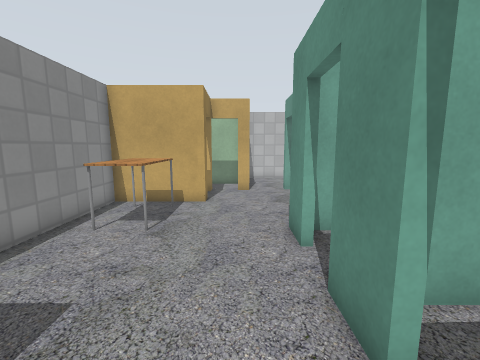
[1] (above)

16 first-person views from a walk through a robot-simulator world made for Gazebo. The camera is 1.2 m above the floor, tilts 8° down and sees 90° across. The floor is counted in squares, 0.5 m on a side. Each view is taken from the middle of a square. On the plan, view 1 faces up. The plan holds only what a view shows up to about 16 squares ahead; the rest is blank. The place goes on beyond the plan. Robots are left out. Gazebo's built-in surfaces are drawn with simple patterns.

[2]
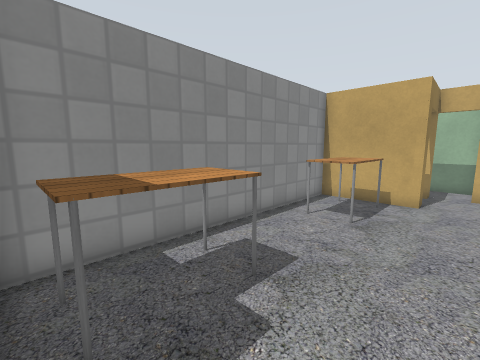

[3]
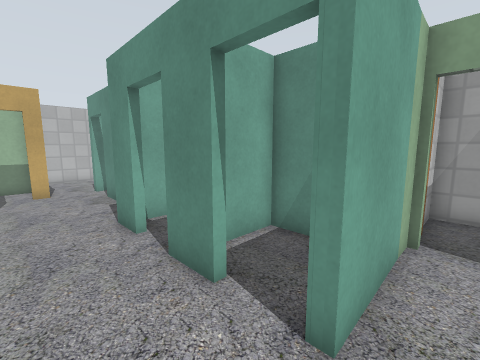

[4]
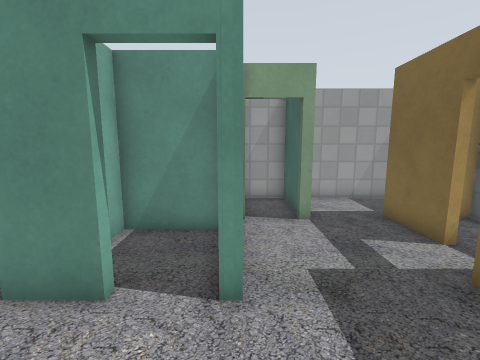

[5]
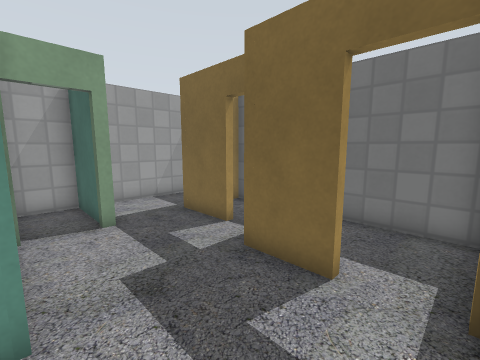

[6]
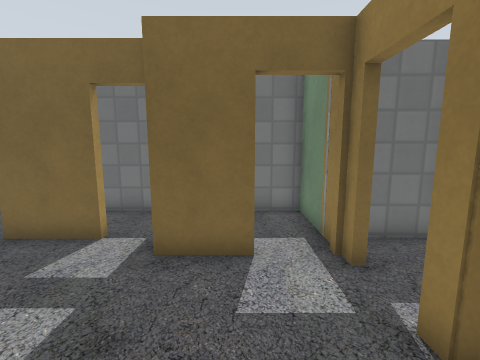

[7]
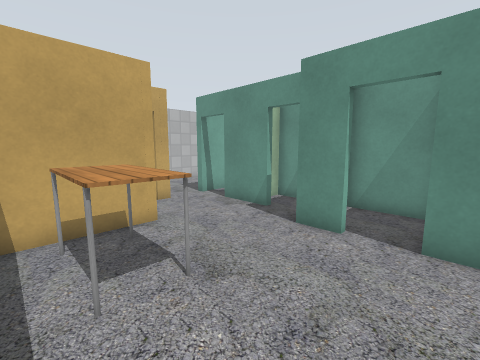

[8]
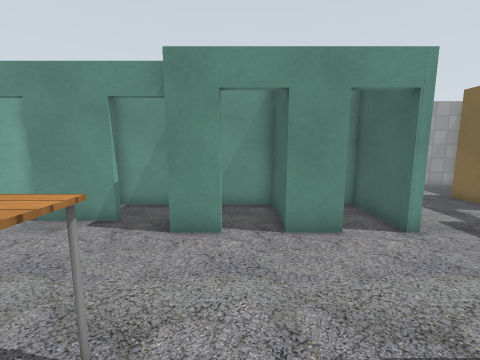

[9]
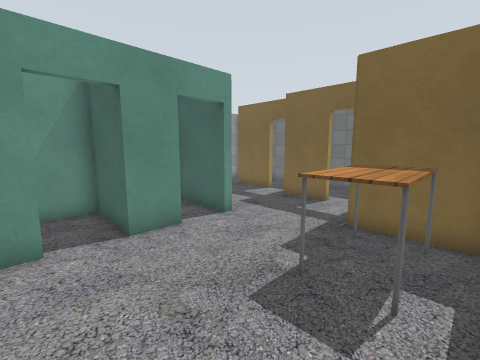

[10]
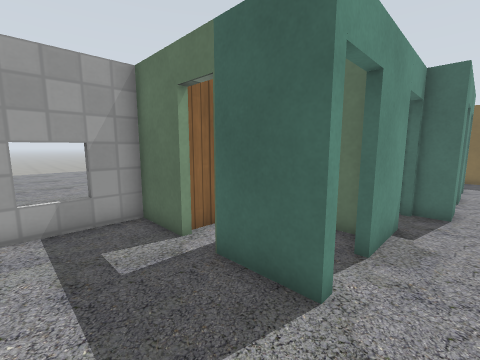

[11]
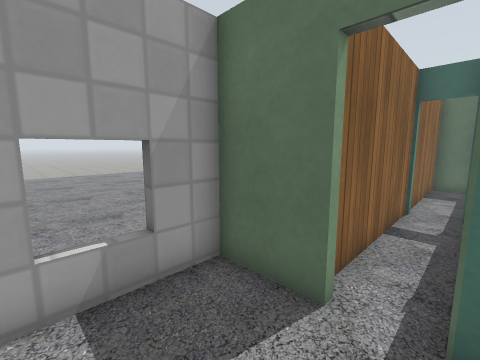

[12]
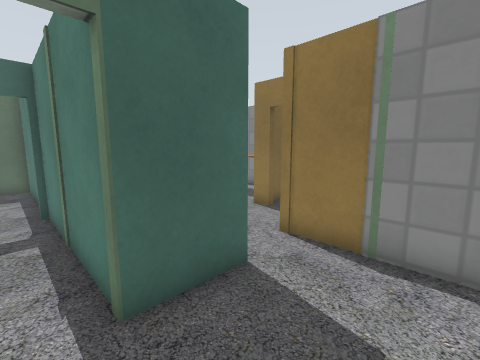

[13]
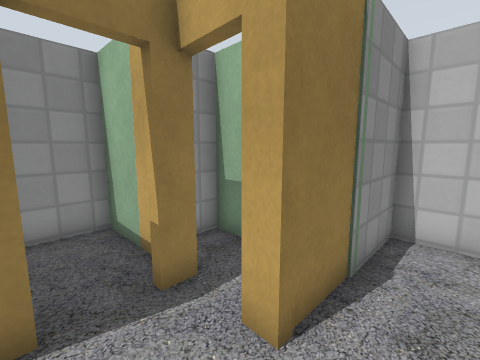

[14]
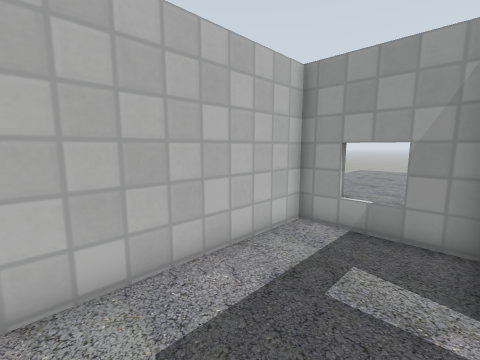

[15]
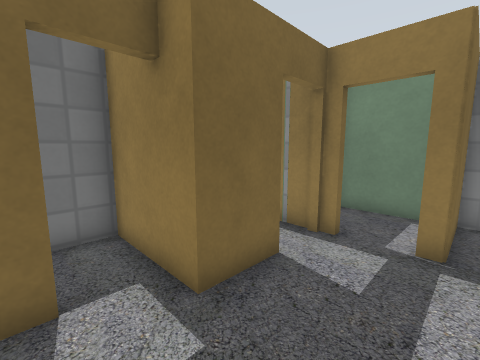

[16]
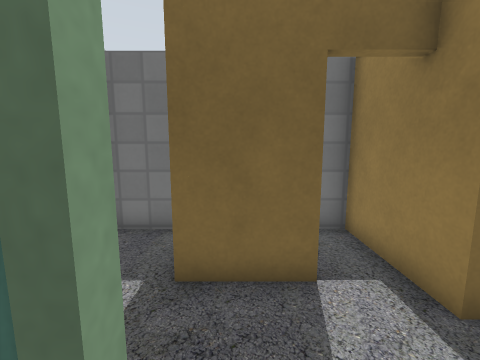

### Floor plan
Ten units are one square. View 1 is at (0, 0); x grows to the right and y downward. Boxes are objects, and circles mark ways between rooms. Rooms are numbered by the first view taken in them; rooms with no view inside come last. Other rooms are left out.
<svg viewBox="-60 -186 154 269">
<path fill="none" stroke="#000" d="M15 -55 15 -70 25 -70M15 -21 15 -37M25 -89 25 -116M-15 -112 -15 -103 -55 -103 -55 13 -23 13 -23 19M58 -1 15 0 15 -2M-4 41 19 41M5 -131 -1 -131M57 24 57 20M35 50 63 50M25 -134 25 -137 50 -137M64 -137 89 -137 89 -181 5 -181 5 -131M69 78 86 78M89 75 89 32M-23 35 -22 78 12 78M-55 21 -55 49M-50 50 -34 50M50 -40 50 -3 67 -4M67 -1 67 -70M19 41 19 78 59 78M1 -153 -33 -154 -33 -146M67 -70 67 -134M50 -137 50 -69M15 -2 47 -3 47 -34 27 -34M31 -67 21 -67M15 -37 47 -37 47 -66M-31 -106 -24 -106M-28 -132 -55 -132 -55 -111M57 20 89 20 89 -2 67 -1M47 -134 25 -134M31 -103 39 -103M47 -79 47 -100 41 -100"/>
<rect x="-45" y="-25" width="20" height="30" fill="#bbb"><title>table</title></rect>
<rect x="-45" y="-95" width="20" height="30" fill="#bbb"><title>table</title></rect>
<circle cx="15" cy="-135" r="3" fill="#2a7"/>
<circle cx="60" cy="35" r="3" fill="#2a7"/>
<circle cx="-20" cy="32" r="3" fill="#2a7"/>
<circle cx="-5" cy="-130" r="3" fill="#2a7"/>
<circle cx="20" cy="-15" r="3" fill="#2a7"/>
<circle cx="20" cy="-45" r="3" fill="#2a7"/>
<circle cx="-20" cy="-115" r="3" fill="#2a7"/>
<circle cx="60" cy="15" r="3" fill="#2a7"/>
<circle cx="30" cy="-125" r="3" fill="#2a7"/>
<circle cx="30" cy="-85" r="3" fill="#2a7"/>
<circle cx="57" cy="-137" r="3" fill="#2a7"/>
<circle cx="25" cy="50" r="3" fill="#2a7"/>
<circle cx="60" cy="-70" r="3" fill="#2a7"/>
<text x="-10" y="-40">1</text>
<text x="40" y="-160">2</text>
<text x="70" y="50">3</text>
<text x="0" y="60">4</text>
<text x="-40" y="30">5</text>
<text x="60" y="-40">6</text>
<text x="40" y="60">7</text>
<text x="-20" y="-150">8</text>
<text x="60" y="-100">9</text>
<text x="40" y="-20">10</text>
<text x="30" y="-60">11</text>
<text x="-40" y="-120">12</text>
<text x="70" y="10">13</text>
<text x="40" y="-120">14</text>
<text x="40" y="-90">15</text>
</svg>
Room 1 opens to room 2. Room 1 opens to room 3. Room 1 opens to room 5. Room 1 opens to room 8. Room 1 opens to room 10. Room 1 opens to room 11. Room 1 opens to room 12. Room 1 opens to room 13. Room 1 opens to room 14. Room 1 opens to room 15. Room 2 opens to room 9. Room 4 opens to room 7. Room 6 opens to room 9.

Where each view was taken, in squares from view 1:
view 1: 0 up, 0 right, facing up
view 2: 1 down, 0 right, facing up-left
view 3: 1 down, 1 left, facing up-right
view 4: 0 up, 2 left, facing right
view 5: 0 up, 2 left, facing down-right
view 6: 1 up, 0 right, facing down
view 7: 3 up, 5 left, facing up-right
view 8: 5 up, 5 left, facing right
view 9: 6 up, 5 left, facing down-right
view 10: 17 up, 1 right, facing down-right
view 11: 17 up, 5 right, facing down-right
view 12: 17 up, 6 right, facing down-left
view 13: 11 up, 2 right, facing up-left
view 14: 14 up, 2 right, facing up-right
view 15: 1 down, 4 right, facing down-left
view 16: 1 down, 5 right, facing down
